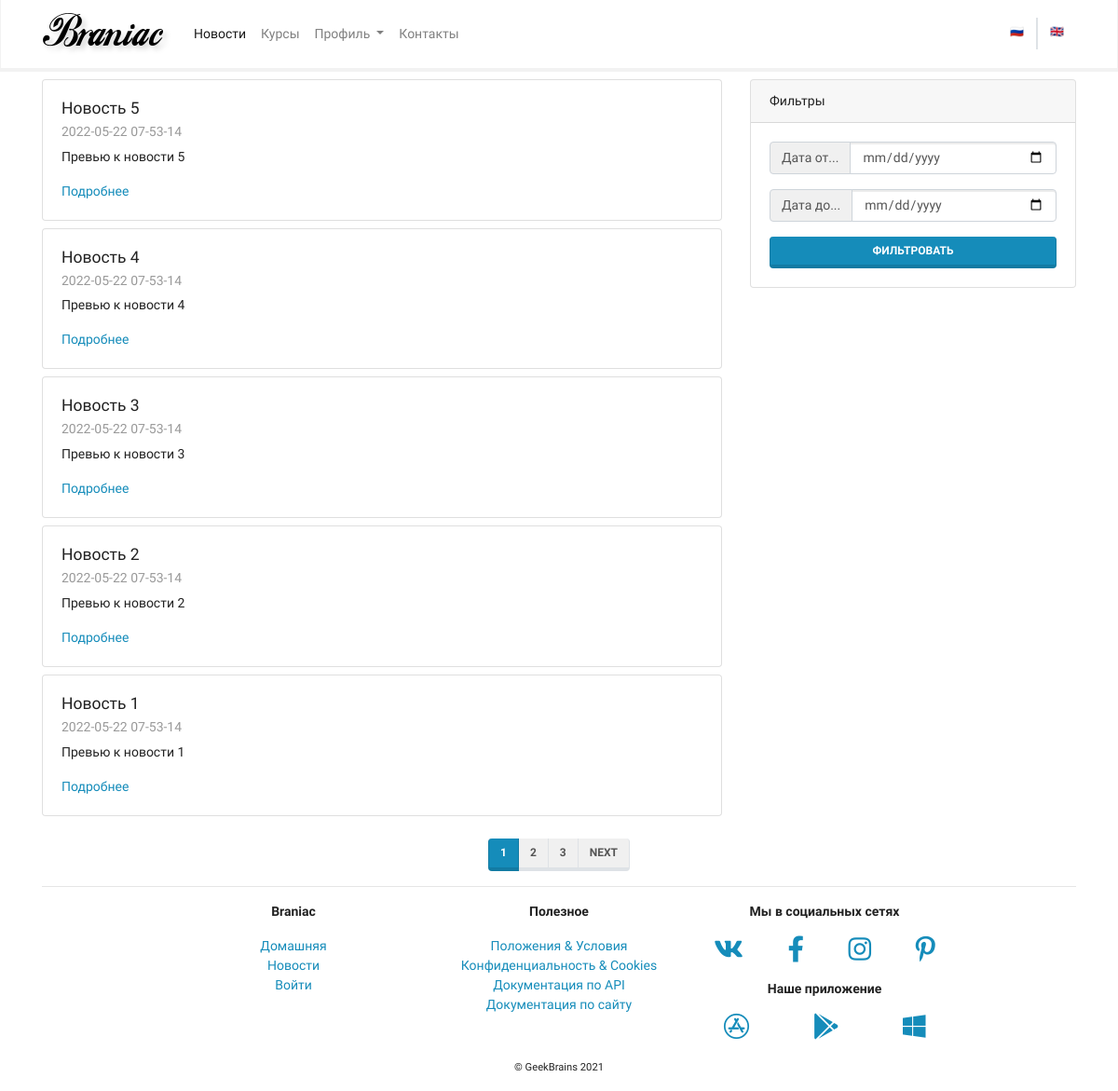
Page /home/news/ on the earlier database version.
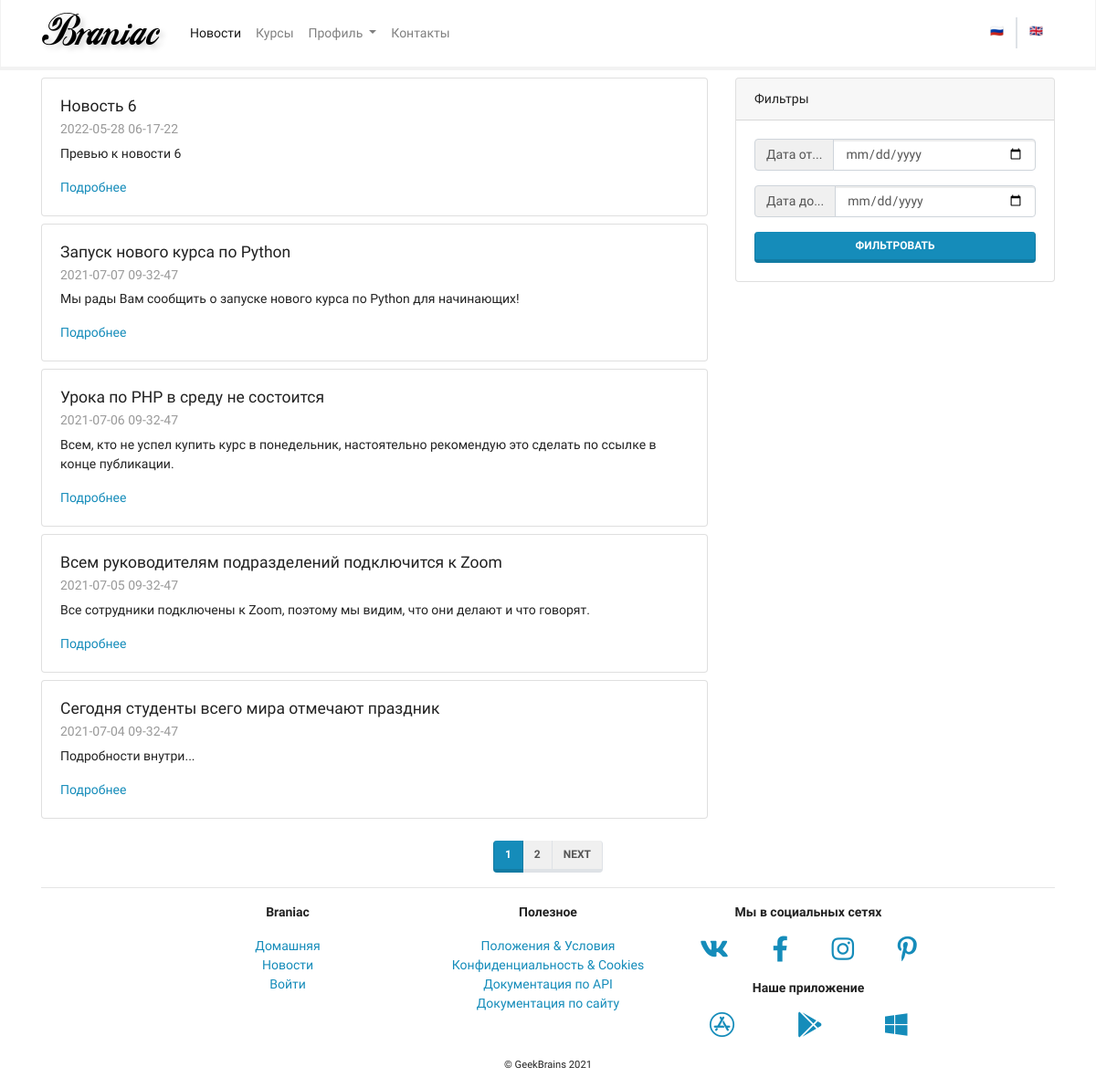
Same page on the later database version.
### mainapp/models.py (models this page shows, shortened)
class BaseModel(models.Model):
    created = models.DateTimeField(auto_now_add=True, verbose_name='Создано')
    updated = models.DateTimeField(auto_now_add=True, verbose_name='Обновлено')
    deleted = models.BooleanField(default=False, verbose_name='Удалено')
    class Meta:
        abstract = True

class News(BaseModel):
    title = models.CharField(max_length=255, verbose_name='Заголовок')
    preambule = models.CharField(max_length=2255, verbose_name='Превью')
    body = models.TextField(verbose_name='Новость')
    body_as_markdown = models.BooleanField(default=False, verbose_name='Маркдаун')
    class Meta:
        ordering = ['-created', 'title']
        verbose_name = 'Новость'
        verbose_name_plural = 'Новости'

### mainapp/views.py (the view)
# urls.py: path('news/', views.NewsView.as_view(), name='news'),
class NewsView(ListView):
    model = News
    paginate_by = 5
    def get_queryset(self):
        dateFrom = self.request.GET.get('dateFrom')
        dateTo = self.request.GET.get('dateTo')
        if dateFrom and dateTo:
            return super().get_queryset().filter(deleted=False).filter(created__range=(dateFrom, dateTo))
        elif dateFrom and dateTo is None:
            return super().get_queryset().filter(deleted=False).filter(created__startswith=dateFrom)
        else:
            return super().get_queryset().filter(deleted=False)

### mainapp/templates/mainapp/news_list.html (shortened to what this page needs)
{% extends 'mainapp/base.html' %}
{% load static crispy_forms_tags cache %}
{% block content %}
    <div class="row">
        <div class="col-lg-8">
            {% for item in object_list %}
                <div class="card my-2">
                    <div class="card-body">
                        <h5 class="card-title">{{ item.title }}</h5>
                        <h6 class="card-subtitle mb-2 text-muted"> {{ item.created|date:"Y-m-d h-i-s" }} </h6>
                        <p class="card-text">{{ item.preambule }}</p>
                        <div class="row">
                            <div class="col">
                                <a href="{% url 'mainapp:news_detail' pk=item.pk %}" class="card-link">Подробнее</a>
                            </div>
                        </div>
                    </div>
                </div>
            {% endfor %}
        </div>
        <div class="col-lg-4">
            <div class="card my-2 sticky-top">
                <div class="card-header">
                    Фильтры
                </div>
                <div class="card-body">
                    <form method="get" action="">
                        <div class="input-group mb-3">
                            <div class="input-group-prepend">
                                <span class="input-group-text" id="basic-addon1">Дата от...</span>
                            </div>
                            <input type="date" class="form-control" name="dateFrom">
                        </div>
                        <div class="input-group mb-3">
                            <div class="input-group-prepend">
                                <span class="input-group-text" id="basic-addon1">Дата до...</span>
                            </div>
                            <input type="date" class="form-control" name="dateTo">
                        </div>
                        <button type="submit" class="btn btn-primary btn-block">Фильтровать</button>
                    </form>
                </div>
            </div>
        </div>
    </div>
{% endblock content %}

Differences in the rows shown:
removed News: title "Новость 5", created "2022-05-22 07-53-14", preambule "Превью к новости 5"
removed News: title "Новость 4", created "2022-05-22 07-53-14", preambule "Превью к новости 4"
removed News: title "Новость 3", created "2022-05-22 07-53-14", preambule "Превью к новости 3"
removed News: title "Новость 2", created "2022-05-22 07-53-14", preambule "Превью к новости 2"
removed News: title "Новость 1", created "2022-05-22 07-53-14", preambule "Превью к новости 1"
added News: title "Новость 6", created "2022-05-28 06-17-22", preambule "Превью к новости 6"
now on this page (row unchanged): News: title "Запуск нового курса по Python", created "2021-07-07 09-32-47", preambule "Мы рады Вам сообщить о запуске нового курса по Python для начинающих!"
now on this page (row unchanged): News: title "Урока по PHP в среду не состоится", created "2021-07-06 09-32-47", preambule "Всем, кто не успел купить курс в понедельник, настоятельно рекомендую это сделать по ссылке в конце публикации."
now on this page (row unchanged): News: title "Всем руководителям подразделений подключится к Zoom", created "2021-07-05 09-32-47", preambule "Все сотрудники подключены к Zoom, поэтому мы видим, что они делают и что говорят."
now on this page (row unchanged): News: title "Сегодня студенты всего мира отмечают праздник", created "2021-07-04 09-32-47", preambule "Подробности внутри..."
Other differences:
list line gone: "3"
